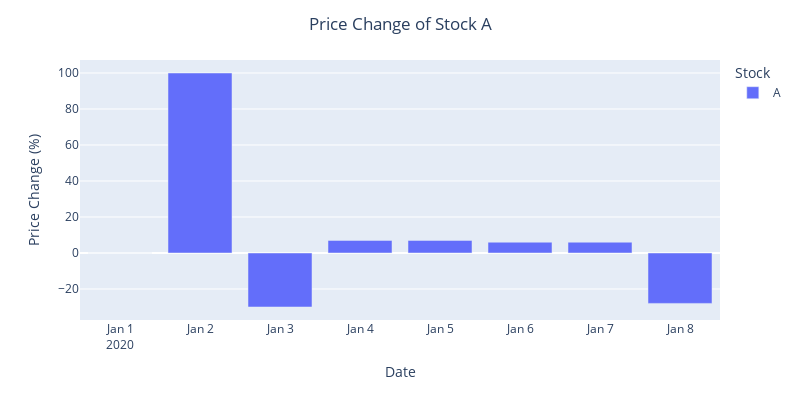

Notebook code for this chart:
### Code cell
##### Data Visualization

# plot the bar chart
fig = px.bar(df, x='Date', y='Price Change (%)', color='Stock', width=800, height=400)

# set the title
fig.update_layout(title='Price Change of Stock A', title_x=0.5)

# show the plot
fig.show()

### Figure 1 — Plotly figure (JSON) as saved in the notebook; plotly's stock layout.template omitted (floating-point values rounded to 4 significant figures)
{"data": [{"alignmentgroup": "True", "hovertemplate": "Stock=A<br>Date=%{x}<br>Price Change (%)=%{y}<extra></extra>", "legendgroup": "A", "marker": {"color": "#636efa", "pattern": {"shape": ""}}, "name": "A", "offsetgroup": "A", "orientation": "v", "showlegend": true, "textposition": "auto", "type": "bar", "x": ["2020-01-01", "2020-01-02", "2020-01-03", "2020-01-04", "2020-01-05", "2020-01-06", "2020-01-07", "2020-01-08"], "xaxis": "x", "y": [0, 100, -30, 7.0, 7.0, 6, 6, -28.0], "yaxis": "y"}], "layout": {"barmode": "relative", "height": 400, "legend": {"title": {"text": "Stock"}, "tracegroupgap": 0}, "margin": {"t": 60}, "title": {"text": "Price Change of Stock A", "x": 0.5}, "width": 800, "xaxis": {"anchor": "y", "domain": [0, 1], "title": {"text": "Date"}}, "yaxis": {"anchor": "x", "domain": [0, 1], "title": {"text": "Price Change (%)"}}}}
